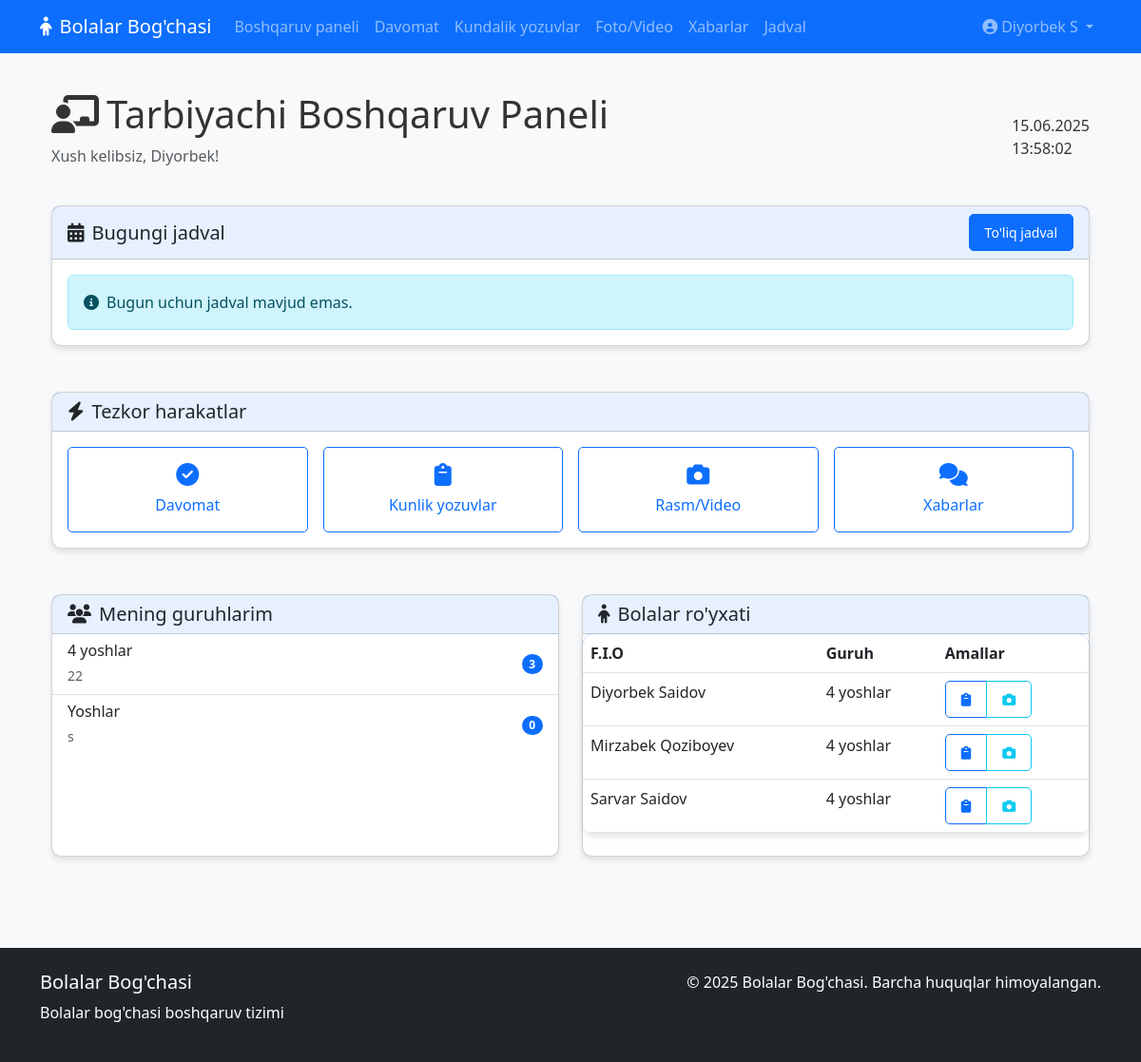
Screenshot of /teacher/dashboard (signed in) with the database file from the repository.
### models.py (models this page shows, shortened)
class User(db.Model):
    __tablename__ = 'users'
    id = db.Column(db.Integer, primary_key=True)
    username = db.Column(db.String(50), unique=True, nullable=False)
    password_hash = db.Column(db.String(256), nullable=False)
    role = db.Column(db.String(20), nullable=False)  # 'admin', 'teacher', 'parent'
    first_name = db.Column(db.String(50), nullable=False)
    last_name = db.Column(db.String(50), nullable=False)
    email = db.Column(db.String(100), unique=True, nullable=False)
    phone = db.Column(db.String(20))
    created_at = db.Column(db.DateTime, default=datetime.utcnow)
    teacher_profile = db.relationship('Teacher', backref='user', uselist=False, cascade='all, delete-orphan')
    parent_profile = db.relationship('Parent', backref='user', uselist=False, cascade='all, delete-orphan')

class Group(db.Model):
    __tablename__ = 'groups'
    id = db.Column(db.Integer, primary_key=True)
    name = db.Column(db.String(50), nullable=False)
    teacher_id = db.Column(db.Integer, db.ForeignKey('teachers.id'))
    capacity = db.Column(db.Integer, default=20)
    description = db.Column(db.Text)
    age_group = db.Column(db.String(20))  # e.g., '2-3 years', '4-5 years'
    children = db.relationship('Child', backref='group', lazy=True)
    schedules = db.relationship('Schedule', backref='group', lazy=True)

class Child(db.Model):
    __tablename__ = 'children'
    id = db.Column(db.Integer, primary_key=True)
    first_name = db.Column(db.String(50), nullable=False)
    last_name = db.Column(db.String(50), nullable=False)
    date_of_birth = db.Column(db.Date, nullable=False)
    gender = db.Column(db.String(10))
    parent_id = db.Column(db.Integer, db.ForeignKey('parents.id'), nullable=False)
    group_id = db.Column(db.Integer, db.ForeignKey('groups.id'))
    allergies = db.Column(db.Text)
    medical_notes = db.Column(db.Text)
    enrollment_date = db.Column(db.Date, default=datetime.utcnow().date())
    attendance_records = db.relationship('Attendance', backref='child', lazy=True)
    daily_notes = db.relationship('DailyNote', backref='child', lazy=True)
    media_items = db.relationship('Media', backref='child', lazy=True)
    payments = db.relationship('Payment', backref='child', lazy=True)

### routes/teacher_routes.py (the view)
@teacher_bp.route('/dashboard')
@teacher_required
def dashboard():
    user_id = session.get('user_id')
    teacher = Teacher.query.filter_by(user_id=user_id).first()
    if not teacher:
        flash('Tarbiyachi profili topilmadi', 'danger')
        return redirect(url_for('auth.logout'))
    groups = Group.query.filter_by(teacher_id=teacher.id).all()
    children = []
    for group in groups:
        children.extend(Child.query.filter_by(group_id=group.id).all())
    today = date.today()
    day_of_week = today.weekday()  # 0 = Monday, 6 = Sunday
    schedules = []
    for group in groups:
        group_schedules = Schedule.query.filter_by(group_id=group.id, day_of_week=day_of_week).order_by(Schedule.start_time).all()
        schedules.extend(group_schedules)
    unread_messages = Message.query.filter_by(teacher_id=teacher.id, read=False).count()
    return render_template('teacher/dashboard.html',
                          teacher=teacher,
                          groups=groups,
                          children=children,
                          schedules=schedules,
                          today=today,
                          unread_messages=unread_messages,
                          now=datetime.now())  # `now` o‘zgaruvchisini qo‘shdik

### templates/teacher/dashboard.html (shortened to what this page needs)
{% extends 'base.html' %}
{% block content %}
<div class="container">
    <div class="row mb-4">
        <div class="col">
            <h1 class="page-title">
                <i class="fas fa-chalkboard-teacher me-2"></i>Tarbiyachi Boshqaruv Paneli
            </h1>
            <p class="text-muted">Xush kelibsiz, {{ teacher.user.first_name }}!</p>
        </div>
        <div class="col-auto">
            <div class="d-flex align-items-center h-100">
                <div class="current-date-time">
                    <div class="date">{{ today.strftime('%d.%m.%Y') }}</div>
                    <div id="current-time" class="time">{{ now.strftime('%H:%M:%S') }}</div>
                </div>
            </div>
        </div>
    </div>
    <div class="row mb-4">
        <div class="col-md-12">
            <div class="card">
                <div class="card-header d-flex justify-content-between align-items-center">
                    <h5 class="mb-0"><i class="fas fa-calendar-alt me-2"></i>Bugungi jadval</h5>
                    <a href="{{ url_for('teacher.schedule') }}" class="btn btn-sm btn-primary">To'liq jadval</a>
                </div>
                <div class="card-body">
                    {% if schedules %}
                        <div class="table-responsive">
                            <table class="table table-hover">
                                <thead>
                                    <tr>
                                        <th>Guruh</th>
                                        <th>Vaqt</th>
                                        <th>Faoliyat</th>
                                        <th>Izoh</th>
                                    </tr>
                                </thead>
                                <tbody>
                                    {% for schedule in schedules %}
                                        <tr>
                                            <td>{{ schedule.group.name }}</td>
                                            <td>{{ schedule.start_time.strftime('%H:%M') }} - {{ schedule.end_time.strftime('%H:%M') }}</td>
                                            <td>{{ schedule.activity }}</td>
                                            <td>{{ schedule.description or '-' }}</td>
                                        </tr>
                                    {% endfor %}
                                </tbody>
                            </table>
                        </div>
                    {% else %}
                        <div class="alert alert-info mb-0">
                            <i class="fas fa-info-circle me-2"></i>Bugun uchun jadval mavjud emas.
                        </div>
                    {% endif %}
                </div>
            </div>
        </div>
    </div>
    <div class="row mb-4">
        <div class="col-md-12">
            <div class="card">
                <div class="card-header">
                    <h5 class="mb-0"><i class="fas fa-bolt me-2"></i>Tezkor harakatlar</h5>
                </div>
                <div class="card-body">
                    <div class="row g-3">
                        <div class="col-md-3 col-6">
                            <a href="{{ url_for('teacher.attendance') }}" class="btn btn-outline-primary w-100 py-3">
                                <i class="fas fa-check-circle mb-2 d-block" style="font-size: 24px;"></i>
                                Davomat
                            </a>
                        </div>
                        <div class="col-md-3 col-6">
                            <a href="{{ url_for('teacher.daily_notes') }}" class="btn btn-outline-primary w-100 py-3">
                                <i class="fas fa-clipboard mb-2 d-block" style="font-size: 24px;"></i>
                                Kunlik yozuvlar
                            </a>
                        </div>
                        <div class="col-md-3 col-6">
                            <a href="{{ url_for('teacher.media') }}" class="btn btn-outline-primary w-100 py-3">
                                <i class="fas fa-camera mb-2 d-block" style="font-size: 24px;"></i>
                                Rasm/Video
                            </a>
                        </div>
                        <div class="col-md-3 col-6">
                            <a href="{{ url_for('teacher.messages') }}" class="btn btn-outline-primary w-100 py-3">
                                <i class="fas fa-comments mb-2 d-block" style="font-size: 24px;"></i>
                                Xabarlar
                            </a>
                        </div>
                    </div>
                </div>
            </div>
        </div>
    </div>
    <div class="row">
        <div class="col-md-6 mb-4">
            <div class="card h-100">
                <div class="card-header d-flex justify-content-between align-items-center">
                    <h5 class="mb-0"><i class="fas fa-users me-2"></i>Mening guruhlarim</h5>
                </div>
                <div class="card-body p-0">
                    {% if groups %}
                        <div class="list-group list-group-flush">
                            {% for group in groups %}
                                <a href="{{ url_for('teacher.attendance', group_id=group.id) }}" class="list-group-item list-group-item-action d-flex justify-content-between align-items-center">
                                    <div>
                                        <h6 class="mb-1">{{ group.name }}</h6>
                                        <small class="text-muted">{{ group.age_group or 'Yosh guruhi ko\'rsatilmagan' }}</small>
                                    </div>
                                    <span class="badge bg-primary rounded-pill">{{ group.children|length }}</span>
                                </a>
                            {% endfor %}
                        </div>
                    {% else %}
                        <div class="alert alert-info m-3">
                            <i class="fas fa-info-circle me-2"></i>Sizga hali guruhlar tayinlanmagan.
                        </div>
                    {% endif %}
                </div>
            </div>
        </div>
        <div class="col-md-6 mb-4">
            <div class="card h-100">
                <div class="card-header d-flex justify-content-between align-items-center">
                    <h5 class="mb-0"><i class="fas fa-child me-2"></i>Bolalar ro'yxati</h5>
                </div>
                <div class="card-body p-0">
                    {% if children %}
                        <div class="table-responsive">
                            <table class="table table-hover">
                                <thead>
                                    <tr>
                                        <th>F.I.O</th>
                                        <th>Guruh</th>
                                        <th>Amallar</th>
                                    </tr>
                                </thead>
                                <tbody>
                                    {% for child in children %}
                                        <tr>
                                            <td>{{ child.first_name }} {{ child.last_name }}</td>
                                            <td>{{ child.group.name if child.group else 'Tayinlanmagan' }}</td>
                                            <td>
                                                <div class="btn-group btn-group-sm">
                                                    <a href="{{ url_for('teacher.daily_notes', child_id=child.id) }}" class="btn btn-outline-primary" data-bs-toggle="tooltip" title="Kunlik yozuv">
                                                        <i class="fas fa-clipboard"></i>
                                                    </a>
                                                    <a href="{{ url_for('teacher.media') }}?child_id={{ child.id }}" class="btn btn-outline-info" data-bs-toggle="tooltip" title="Media yuklash">
                                                        <i class="fas fa-camera"></i>
                                                    </a>
                                                </div>
                                            </td>
                                        </tr>
                                    {% endfor %}
                                </tbody>
                            </table>
                        </div>
                    {% else %}
                        <div class="alert alert-info m-3">
                            <i class="fas fa-info-circle me-2"></i>Guruhlaringizda bolalar yo'q.
                        </div>
                    {% endif %}
                </div>
            </div>
        </div>
    </div>
</div>
{% endblock %}

### rows the page displays
User: user.first_name "Diyorbek"
Group: name "4 yoshlar", age_group "22", children|length "3"
Group: name "Yoshlar", age_group "s", children|length "0"
Child: first_name "Diyorbek", last_name "Saidov", group "4 yoshlar"
Child: first_name "Mirzabek", last_name "Qoziboyev", group "4 yoshlar"
Child: first_name "Sarvar", last_name "Saidov", group "4 yoshlar"

### other values shown
{{ app_name }} "Bolalar Bog'chasi"
{{ session.name }} "Diyorbek S"
